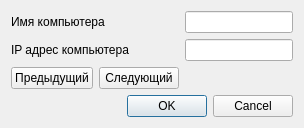
<?xml version="1.0" encoding="UTF-8"?>
<ui version="4.0">
 <class>DialogAddDevice</class>
 <widget class="QDialog" name="DialogAddDevice">
  <property name="geometry">
   <rect>
    <x>0</x>
    <y>0</y>
    <width>314</width>
    <height>122</height>
   </rect>
  </property>
  <property name="windowTitle">
   <string>Dialog</string>
  </property>
  <layout class="QGridLayout" name="gridLayout">
   <property name="sizeConstraint">
    <enum>QLayout::SetFixedSize</enum>
   </property>
   <item row="2" column="0">
    <widget class="QPushButton" name="nextButton">
     <property name="text">
      <string>Предыдущий</string>
     </property>
    </widget>
   </item>
   <item row="2" column="1">
    <widget class="QPushButton" name="previousButton">
     <property name="text">
      <string>Следующий</string>
     </property>
    </widget>
   </item>
   <item row="3" column="0" colspan="4">
    <widget class="QDialogButtonBox" name="buttonBox">
     <property name="orientation">
      <enum>Qt::Horizontal</enum>
     </property>
     <property name="standardButtons">
      <set>QDialogButtonBox::Cancel|QDialogButtonBox::Ok</set>
     </property>
    </widget>
   </item>
   <item row="0" column="0" colspan="2">
    <widget class="QLabel" name="label">
     <property name="text">
      <string>Имя компьютера</string>
     </property>
    </widget>
   </item>
   <item row="1" column="0" colspan="2">
    <widget class="QLabel" name="label_2">
     <property name="text">
      <string>IP адрес компьютера</string>
     </property>
    </widget>
   </item>
   <item row="0" column="2" colspan="2">
    <widget class="QLineEdit" name="lineEditHostname"/>
   </item>
   <item row="1" column="2" colspan="2">
    <widget class="QLineEdit" name="lineEditIP"/>
   </item>
  </layout>
 </widget>
 <resources/>
 <connections>
  <connection>
   <sender>buttonBox</sender>
   <signal>accepted()</signal>
   <receiver>DialogAddDevice</receiver>
   <slot>accept()</slot>
   <hints>
    <hint type="sourcelabel">
     <x>247</x>
     <y>90</y>
    </hint>
    <hint type="destinationlabel">
     <x>157</x>
     <y>121</y>
    </hint>
   </hints>
  </connection>
  <connection>
   <sender>buttonBox</sender>
   <signal>rejected()</signal>
   <receiver>DialogAddDevice</receiver>
   <slot>reject()</slot>
   <hints>
    <hint type="sourcelabel">
     <x>304</x>
     <y>90</y>
    </hint>
    <hint type="destinationlabel">
     <x>286</x>
     <y>121</y>
    </hint>
   </hints>
  </connection>
 </connections>
</ui>
